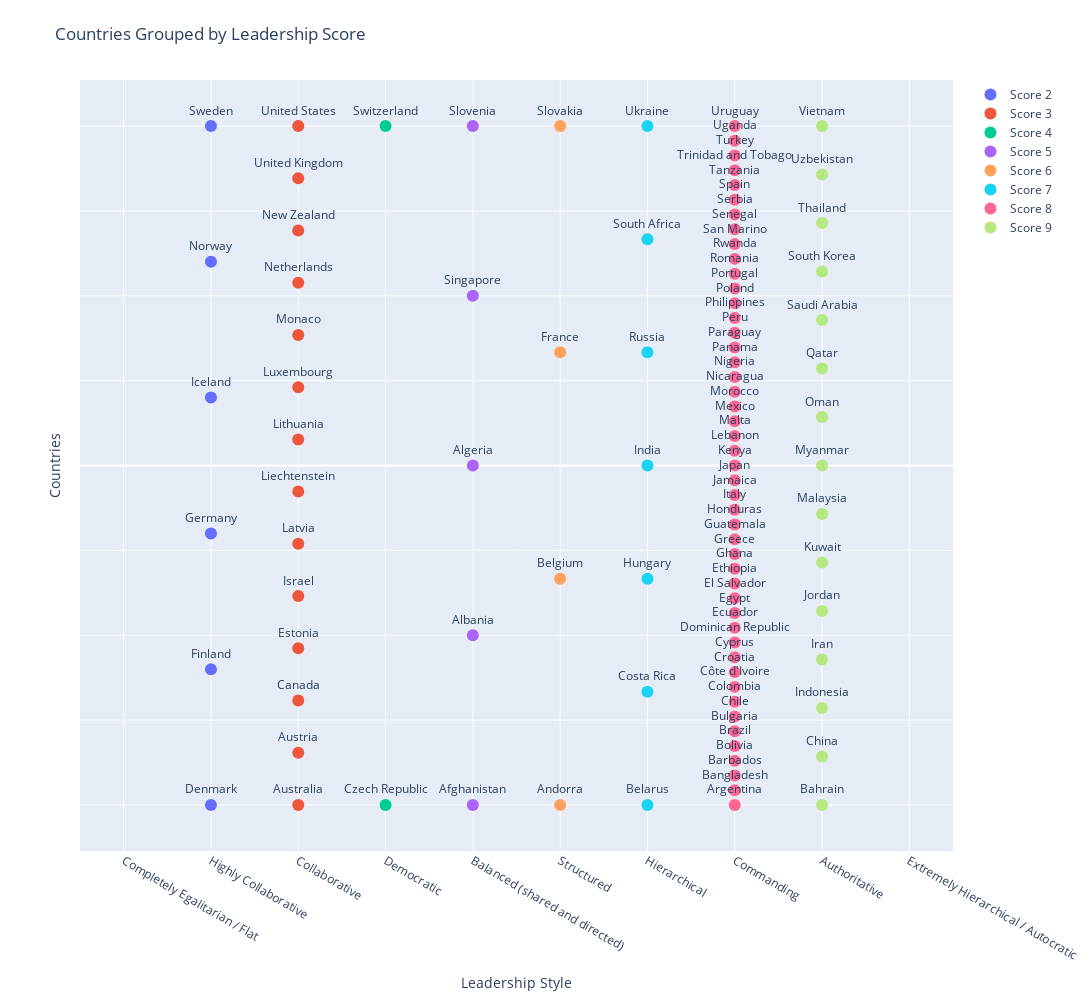

Source (notebook cell):
### Code cell
import pandas as pd
import numpy as np
import plotly.express as px
import plotly.graph_objects as go

#Upload data frame of dimensions
df_country = pd.read_excel("culture_map.xlsx", sheet_name = "countries")
df_dimensions = pd.read_excel("culture_map.xlsx", sheet_name = "dimensions")

#Leadership
# --- 1) LOAD THE SCORE-DESCRIPTION MAPPINGS ---
# Create a dictionary like {1: 'Extremely Direct / Explicit', 2: 'Very Direct', ...}
score_to_text = dict(zip(df_dimensions["Score"], df_dimensions["Leadership"]))

# Assuming the Excel file has columns named "Country" and "Leadership"
# Group countries by their Leadership score
scores = sorted(df_country['Leadership'].unique())

fig = go.Figure()

# For clarity, we add jitter on the y-axis so markers in the same cluster don’t overlap.
# Here we generate a small range of y-values for each country in a group.
for score in scores:
    cluster = df_country[df_country['Leadership'] == score]
    # Create jitter values; the more points, the more spread out they will be.
    jitter = np.linspace(-0.4, 0.4, len(cluster))
    
    fig.add_trace(go.Scatter(
        x=[score] * len(cluster),
        y=jitter,
        mode='markers+text',
        marker=dict(size=12),
        text=cluster['Country'],      # Display country names on hover (or as labels)
        textposition='top center',
        name=f"Score {score}"
    ))

# --- 4) CONFIGURE THE X-AXIS TO SHOW TEXT INSTEAD OF NUMBERS ---
fig.update_layout(
    title="Countries Grouped by Leadership Score",
    xaxis=dict(
        title="Leadership Style",
        tickmode='array',
        # 'tickvals' are the numeric positions
        tickvals=list(score_to_text.keys()),  
        # 'ticktext' are the labels we want to display
        ticktext=list(score_to_text.values()),
        # If you want to ensure we see all ticks from 1 to 10, you can do:
        range=[0.5, 10.5]  # This centers ticks from 1..10
    ),
    yaxis=dict(
        title="Countries",
        showticklabels=False  # Hides y-axis labels, since we only use it for jitter
    ),
    margin=dict(l=80, r=80, t=80, b=80)
)
fig.update_layout(
    width=1500,    # Increase width
    height=1000,    # Increase height
    margin=dict(l=80, r=80, t=80, b=80),
    title="Countries Grouped by Leadership Score",
    xaxis=dict(
        title="Leadership Style",
        tickmode='array',
        tickvals=list(score_to_text.keys()),
        ticktext=list(score_to_text.values()),
        range=[0.5, 10.5]
    ),
    yaxis=dict(
        title="Countries",
        showticklabels=False
    )
)
fig.show()

### Figure 1 — Plotly figure (JSON) as saved in the notebook; plotly's stock layout.template omitted (floating-point values rounded to 4 significant figures)
{"data": [{"marker": {"size": 12}, "mode": "markers+text", "name": "Score 2", "text": ["Denmark", "Finland", "Germany", "Iceland", "Norway", "Sweden"], "textposition": "top center", "type": "scatter", "x": [2, 2, 2, 2, 2, 2], "y": [-0.4, -0.24, -0.08, 0.08, 0.24, 0.4]}, {"marker": {"size": 12}, "mode": "markers+text", "name": "Score 3", "text": ["Australia", "Austria", "Canada", "Estonia", "Israel", "Latvia", "Liechtenstein", "Lithuania", "Luxembourg", "Monaco", "Netherlands", "New Zealand", "United Kingdom", "United States"], "textposition": "top center", "type": "scatter", "x": [3, 3, 3, 3, 3, 3, 3, 3, 3, 3, 3, 3, 3, 3], "y": [-0.4, -0.3385, -0.2769, -0.2154, -0.1538, -0.09231, -0.03077, 0.03077, 0.09231, 0.1538, 0.2154, 0.2769, 0.3385, 0.4]}, {"marker": {"size": 12}, "mode": "markers+text", "name": "Score 4", "text": ["Czech Republic", "Switzerland"], "textposition": "top center", "type": "scatter", "x": [4, 4], "y": [-0.4, 0.4]}, {"marker": {"size": 12}, "mode": "markers+text", "name": "Score 5", "text": ["Afghanistan", "Albania", "Algeria", "Singapore", "Slovenia"], "textposition": "top center", "type": "scatter", "x": [5, 5, 5, 5, 5], "y": [-0.4, -0.2, 0.0, 0.2, 0.4]}, {"marker": {"size": 12}, "mode": "markers+text", "name": "Score 6", "text": ["Andorra", "Belgium", "France", "Slovakia"], "textposition": "top center", "type": "scatter", "x": [6, 6, 6, 6], "y": [-0.4, -0.1333, 0.1333, 0.4]}, {"marker": {"size": 12}, "mode": "markers+text", "name": "Score 7", "text": ["Belarus", "Costa Rica", "Hungary", "India", "Russia", "South Africa", "Ukraine"], "textposition": "top center", "type": "scatter", "x": [7, 7, 7, 7, 7, 7, 7], "y": [-0.4, -0.2667, -0.1333, 0.0, 0.1333, 0.2667, 0.4]}, {"marker": {"size": 12}, "mode": "markers+text", "name": "Score 8", "text": ["Argentina", "Bangladesh", "Barbados", "Bolivia", "Brazil", "Bulgaria", "Chile", "Colombia", "Côte d'Ivoire", "Croatia", "Cyprus", "Dominican Republic", "Ecuador", "Egypt", "El Salvador", "Ethiopia", "Ghana", "Greece", "Guatemala", "Honduras", "Italy", "Jamaica", "Japan", "Kenya", "Lebanon", "Malta", "Mexico", "Morocco", "Nicaragua", "Nigeria", "Panama", "Paraguay", "Peru", "Philippines", "Poland", "Portugal", "Romania", "Rwanda", "San Marino", "Senegal", "Serbia", "Spain", "Tanzania", "Trinidad and Tobago", "Turkey", "Uganda", "Uruguay"], "textposition": "top center", "type": "scatter", "x": [8, 8, 8, 8, 8, 8, 8, 8, 8, 8, 8, 8, 8, 8, 8, 8, 8, 8, 8, 8, 8, 8, 8, 8, 8, 8, 8, 8, 8, 8, 8, 8, 8, 8, 8, 8, 8, 8, 8, 8, 8, 8, 8, 8, 8, 8, 8], "y": [-0.4, -0.3826, -0.3652, -0.3478, -0.3304, -0.313, -0.2957, -0.2783, -0.2609, -0.2435, -0.2261, -0.2087, -0.1913, -0.1739, -0.1565, -0.1391, -0.1217, -0.1043, -0.08696, -0.06957, -0.05217, -0.03478, -0.01739, 0.0, 0.01739, 0.03478, 0.05217, 0.06957, 0.08696, 0.1043, 0.1217, 0.1391, 0.1565, 0.1739, 0.1913, 0.2087, 0.2261, 0.2435, 0.2609, 0.2783, 0.2957, 0.313, 0.3304, 0.3478, 0.3652, 0.3826, 0.4]}, {"marker": {"size": 12}, "mode": "markers+text", "name": "Score 9", "text": ["Bahrain", "China", "Indonesia", "Iran", "Jordan", "Kuwait", "Malaysia", "Myanmar", "Oman", "Qatar", "Saudi Arabia", "South Korea", "Thailand", "Uzbekistan", "Vietnam"], "textposition": "top center", "type": "scatter", "x": [9, 9, 9, 9, 9, 9, 9, 9, 9, 9, 9, 9, 9, 9, 9], "y": [-0.4, -0.3429, -0.2857, -0.2286, -0.1714, -0.1143, -0.05714, 0.0, 0.05714, 0.1143, 0.1714, 0.2286, 0.2857, 0.3429, 0.4]}], "layout": {"height": 1000, "margin": {"b": 80, "l": 80, "r": 80, "t": 80}, "title": {"text": "Countries Grouped by Leadership Score"}, "width": 1500, "xaxis": {"range": [0.5, 10.5], "tickmode": "array", "ticktext": ["Completely Egalitarian / Flat", "Highly Collaborative", "Collaborative", "Democratic", "Balanced (shared and directed)", "Structured", "Hierarchical", "Commanding", "Authoritative", "Extremely Hierarchical / Autocratic"], "tickvals": [1, 2, 3, 4, 5, 6, 7, 8, 9, 10], "title": {"text": "Leadership Style"}}, "yaxis": {"showticklabels": false, "title": {"text": "Countries"}}}}
